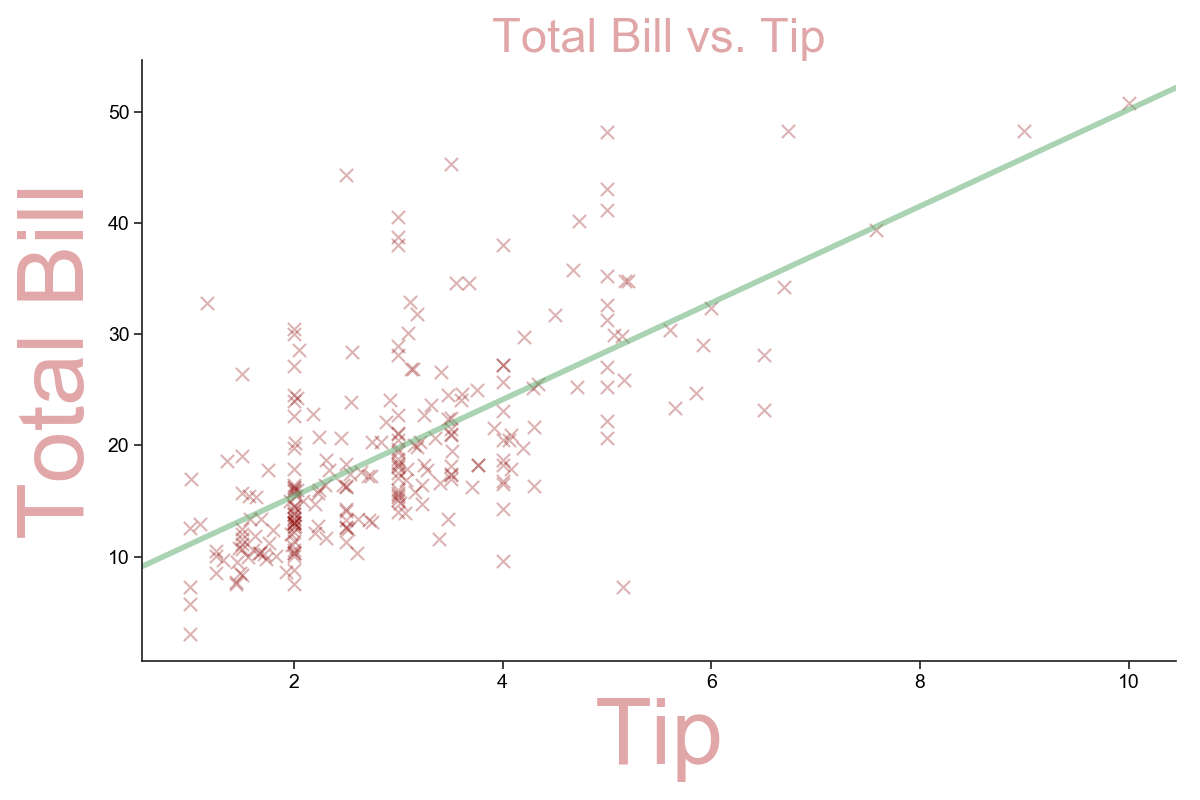

Source code (Python):
import matplotlib.pyplot as plt  # sets up plotting under plt
import seaborn as sns  # sets up styles and gives us more plotting options

# load tips dataset
tips = sns.load_dataset("tips")  # loads as a pandas dataframe
print(tips.head())

# We dont Probably need the Gridlines. Do we? If yes comment this line
sns.set(style="ticks")

# Here we create a matplotlib axes object. The extra parameters we use
# "ci" to remove confidence interval
# "marker" to have a x as marker.
# "scatter_kws" to provide style info for the points.[s for size]
# "line_kws" to provide style info for the line.[lw for line width]

g = sns.regplot(x="tip", y="total_bill", data=tips, ci=False,
                scatter_kws={"color": "darkred", "alpha": 0.3, "s": 90},
                line_kws={"color": "g", "alpha": 0.5, "lw": 4}, marker="x")

# remove the top and right line in graph
sns.despine()

# Set the size of the graph from here
g.figure.set_size_inches(12, 8)
# Set the Title of the graph from here
g.axes.set_title('Total Bill vs. Tip', fontsize=34, color="r", alpha=0.5)
# Set the xlabel of the graph from here
g.set_xlabel("Tip", size=67, color="r", alpha=0.5)
# Set the ylabel of the graph from here
g.set_ylabel("Total Bill", size=67, color="r", alpha=0.5)
# Set the ticklabel size and color of the graph from here
g.tick_params(labelsize=14, labelcolor="black")

plt.tight_layout()
plt.savefig('scatterplot.png', format='png')
plt.show()
